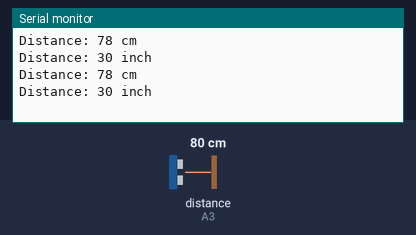
The sketch below on a simulated Arduino Uno, built with avr-gcc and run on an emulated ATmega328P. Shown: the last lines printed to the serial monitor. Wiring (inferred from the names in the program): ultrasonic range finder: trigger A2; echo A3. Inputs (shaded band) come from the test bench; at power-on: distance to the obstacle (sensor on A3) 80 cm. The echo pulse lasts 58.3 µs per cm.

Above: at 2.8 s.
2.9 s: distance to the obstacle (sensor on A3) set to 2 cm
At 5.3 s:
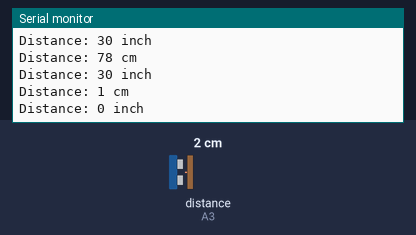
5.6 s: distance to the obstacle (sensor on A3) set to 4 cm
At 6.4 s:
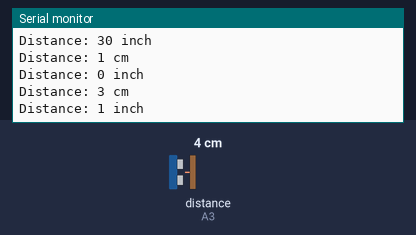
Timing chart, 0 to 8.6 s (numbered marks = the images above; inputs shaded):
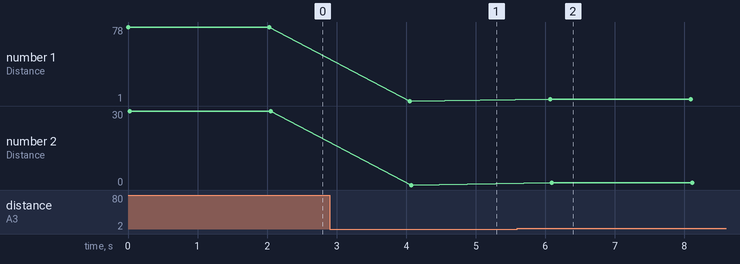

Measured:
- after the input at 2.9 s, the serial monitor: prints a new line after 1.2 s (image 1)
- after the input at 5.6 s, the serial monitor: prints a new line after 0.47 s (image 2)
- plotted number 1: 78 → 1 after the input at 2.9 s, 1 → 3 after the input at 5.6 s
- plotted number 2: 30 → 0 after the input at 2.9 s

The sketch:

Ultrasonic.ino
```cpp
#define TRIG_PIN A2
#define ECHO_PIN A3

long duration;
int distance_cm,distance_inch;

void setup(){
    Serial.begin(9600);
    pinMode(TRIG_PIN,OUTPUT);
    pinMode(ECHO_PIN,INPUT);
}
void loop(){
     //clear trigPin
   digitalWrite(TRIG_PIN,LOW);
   delayMicroseconds(2);
   //trigPin HIGH for 10 u sec
   digitalWrite(TRIG_PIN,HIGH);
   delayMicroseconds(10);
   digitalWrite(TRIG_PIN,LOW);

   duration=pulseIn(ECHO_PIN,HIGH);//reads echoPin
   distance_cm=duration * 0.034/2; //calculate distance
   distance_inch=duration*0.0133/2;

   Serial.print("Distance: ");
   Serial.print(distance_cm);
   Serial.println(" cm");
   delay(20);
   Serial.print("Distance: ");
   Serial.print(distance_inch);
   Serial.println(" inch");
   delay(2000);
}
```
